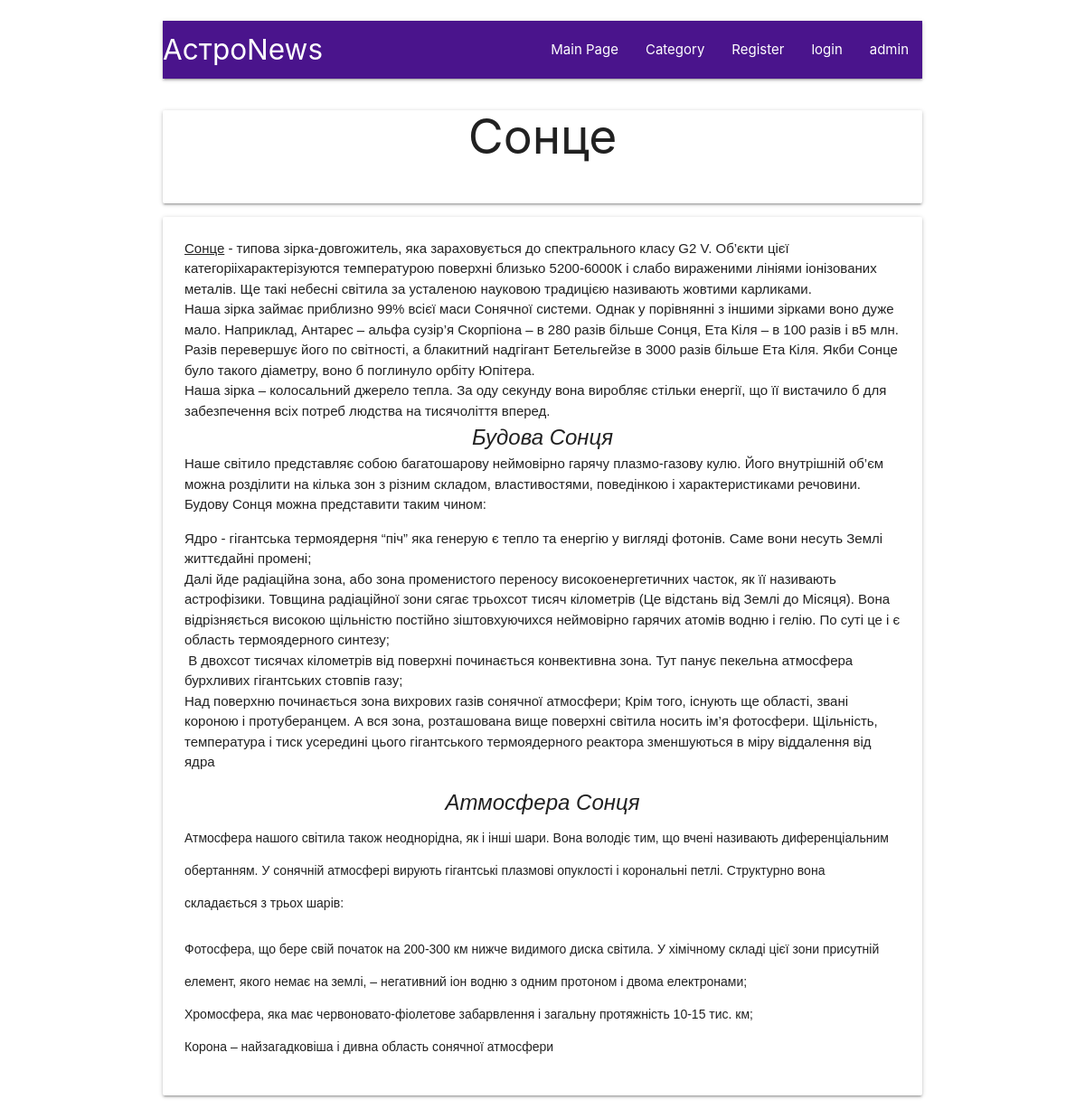
The page /category/Sun on the database its author committed.
### mainapp/models.py (models this page shows, shortened)
class Information(models.Model):
	title = models.CharField(max_length=200, null=False)
	text = models.TextField(null=False)
	image = models.ImageField(upload_to='img/', blank=True, null=True)
	news_catagory = models.ForeignKey(Category, on_delete=models.SET_DEFAULT, default=1)
	urls_slung_inf = models.CharField(max_length=30, null=False, default="default")

### mainapp/views.py (the view)
# urls.py: path("category/<url_sl>", views.separator),
def separator(request, url_sl):
	categor_urls = [c.urls_slung_category for c in Category.objects.all()]
	for posts in categor_urls:
		if url_sl == posts:
			return render(request,
					"mainapp/list_of.html",
					{'Articuls':Information.objects.filter(news_catagory__urls_slung_category=url_sl)},
					  )
	try:
		return render(request,
					"mainapp/articul.html",
					{'Inf':Information.objects.filter(urls_slung_inf=url_sl)},
					)
	except:
			return HttpResponse("<h1>Error</h1>")

### mainapp/templates/mainapp/articul.html (shortened to what this page needs)
{% extends "mainapp/head.html"%}
{% block content %}
	{% for n in Inf%}
	<div class="col s12 l12">
		<div class="center-align card vertical">
			<h2 class="header">{{ n.title }}</h2>
			<br>
		</div>
		<div class="center-align card vertical">
			<div class="left-align card-content">
				{{n.text|safe}}
			</div>
		</div>
	</div>
	{% endfor %}
{%endblock%}

### rows shown on the page
Information: title "Сонце", text "Сонце - типова зірка-довгожитель, яка зараховується до спектрального класу G2 V. Об’єкти цієї категорііхарактерізуются температурою поверхні близько 5200-6000К і слабо вираженими лініями іонізованих металів. Ще такі небесні світила за усталеною науковою традицією називають жовтими карликами. Наша зірка займає приблизно 99% всієї маси Сонячної системи. Однак у порівнянні з іншими зірками воно дуже мало. Наприклад, Антарес – альфа сузір’я Скорпіона – в 280 разів більше Сонця, Ета Кіля – в 100 разів і в5 млн. Разів перевершує його по світності, а блакитний надгігант Бетельгейзе в 3000 разів більше Ета Кіля. Якби Сонце було такого діаметру, воно б поглинуло орбіту Юпітера. Наша зірка –…"
